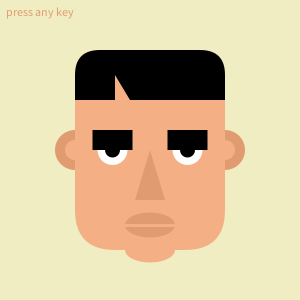
Frame 1 (no input)
Frame 60 (the mouse pressed at the canvas centre just before this capture): identical to frame 1, image omitted
Frame 120 (the mouse held since frame 60 and released just before this capture): identical to frame 1, image omitted

The Processing sketch that drew this single still picture (run headless with seeded random() and noise(); from frame 60 on, the mouse is pressed at the canvas centre):

// Processing sketch: processing_129879
// ── processing_129879.pde

// draw a simple interactive face
// www.taylorhokasnson.com

boolean flipFlop = false;
String keyPrompt = "press any key";
int eyeBallDiam;
int eyeBrowLoc;
int mouthWidth;

void setup(){
  size(300, 300);
  background(240,237,194);
  textSize(12);
}

void draw(){
  if (flipFlop == false){
    eyeBallDiam = 30;
    eyeBrowLoc = -10;
    mouthWidth = 50;
  }
  if (flipFlop == true){
    eyeBallDiam = 40;
    eyeBrowLoc = -30;
    mouthWidth = 35;
  }
  makeFace();
  smooth();
  text(keyPrompt,-145,-135);
}

void keyPressed(){
  flipFlop =! flipFlop;
  keyPrompt = ("");
}

void makeFace(){
  background(240,237,194);
  noStroke();
  rectMode(CENTER);
  // this is important - changes zero location for all future coordinates
  translate(150,150);
  
  // head
  fill(224,156,112);  
  ellipse(-75, 0, 40, 40);  
  ellipse(75, 0, 40, 40);
  fill(244,176,132);  
  rect(0, 0, 150, 200, 40); 
  ellipse(0, 100, 50, 25);    
  ellipse(-75, 0, 20, 20);  
  ellipse(75, 0, 20, 20);
  
  // hair
  fill(0,0,0);
  rect(0, -75, 150, 50, 40, 40, 0, 0);
  
  // part
  fill(244,176,132);  
  // push and pop let us apply a one-time change to the location of XY zero
  // this is useful for things like triangles that are located by multiple points in space
  pushMatrix();
  translate(-20,-75);
  triangle(-15, 0, -15, 25, 0, 25); 
  popMatrix(); 
  
  // eyes
  fill(255);  
  ellipse(-37.5, 0, eyeBallDiam, eyeBallDiam);
  ellipse(37.5, 0, eyeBallDiam, eyeBallDiam); 
  fill(0);  
  ellipse(-37.5, 0, 15, 15);
  ellipse(37.5, 0, 15, 15);
  rect(-37.5, eyeBrowLoc, 40, 20);
  rect(37.5, eyeBrowLoc, 40, 20); 
  
  // nose
  fill(224,156,112);  
  triangle(0, 0, -15, 50, 15, 50);  
  
   // mouth
  fill(224,156,112);  
  ellipse(0, 75, mouthWidth, 25); 
  strokeWeight(3); 
  stroke(244,176,132);  
  line(-25, 75, 25, 75);   
}
